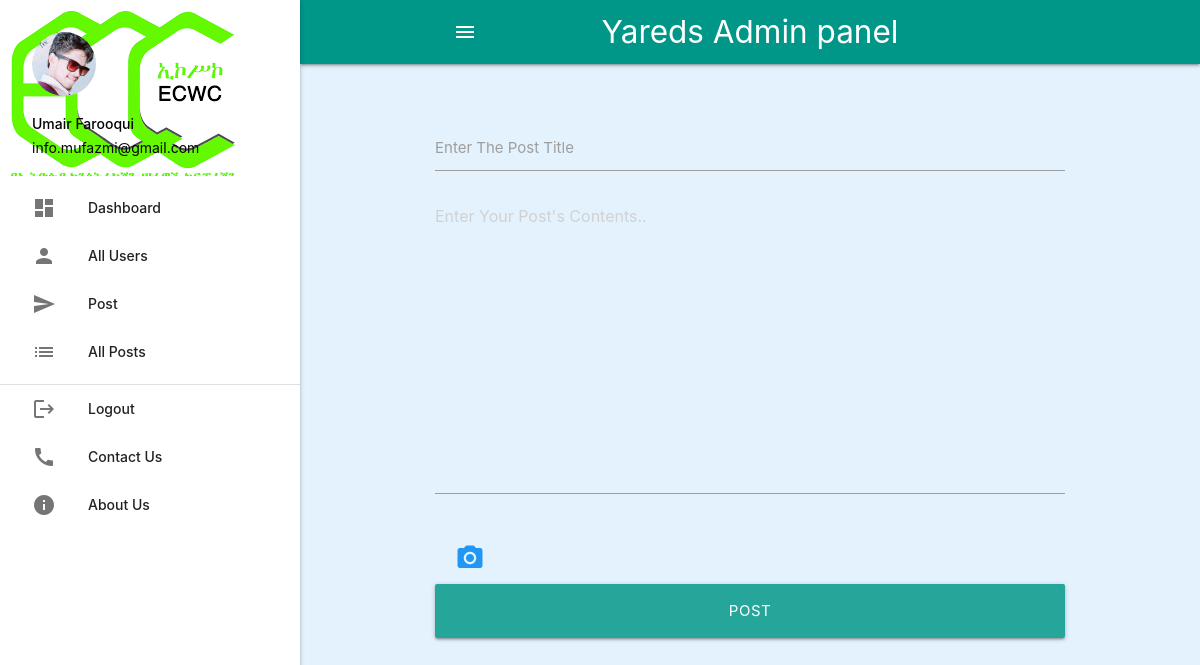
The page /admin/post.php (signed in) on the database its author committed.
### tables this page shows
CREATE TABLE `users` (
  `userId` int(11) NOT NULL,
  `userName` varchar(200) NOT NULL,
  `userEmail` varchar(200) NOT NULL,
  `userBio` varchar(200) NOT NULL,
  `userPassword` varchar(200) NOT NULL,
  `userImage` varchar(200) NOT NULL,
  `timestamp` timestamp NOT NULL DEFAULT current_timestamp() ON UPDATE current_timestamp()
);

### admin/include/Functions.php (called while the page is built, shortened)
<?php
	class Functions
	{
		private $con;
		function __construct()
		{
			require_once('DbCon.php');
			$db = new Dbcon;
			$this->con = $db->connect();
		}
		function getUser()
		{
			$userId = $_SESSION['userId'];
			$query = "SELECT userId,userName,userEmail,userBio,userImage FROM users WHERE userId=?";
			$stmt = $this->con->prepare($query);
			$stmt->bind_param("s",$userId);
			$stmt->execute();
			$stmt->bind_result($userId,$userName,$userEmail,$userBio,$userImage);
			$user['userId'] = $userId;
			$user['userName'] = $userName;
			$user['userEmail'] = $userEmail;
			$user['userBio'] = $userBio;
			$user['userImage'] = $userImage;
			$users = json_encode($user);
			$users = json_decode($users);
			return $users;
		}
	}
	?>

### admin/include/DbCon.php (called while the page is built, shortened)
<?php
class DbCon
{
    function Connect()
    {
        $this->con = new mysqli("localhost","root","","blog");
        return $this->con;
    }
}

### admin/include/sidenav.php (the view)
<ul class="sidenav sidenav-fixed" id="slide-out">
            <li>
                <div class="user-view">
                    <div class="background">
                        <img src="img/adecwc12.png" class="responsive-img" alt="">
                    </div>
                    <a href="">
                        <img src="img/<?php echo $mUser->userImage  ; ?>" class="circle responsive-img" alt="">
                    </a>
                    <span class="name black-text"><?php echo $mUser->userName; ?></span>
                    <span class="email black-text"><?php echo $mUser->userEmail; ?></span>
                </div>
            </li>
            <li>
                <a href="dashboard.php">
                    <i class="material-icons">dashboard</i>Dashboard
                </a>
            </li>
            <li>
                <a href="users.php">
                    <i class="material-icons">person</i>All Users
                </a>
            </li>
            <li>
                <a href="post.php">
                    <i class="material-icons">send</i>Post
                </a>
            </li>
            <li>
                <a href="allposts.php">
                    <i class="material-icons">list</i>All Posts
                </a>
            </li>
            <div class="divider"></div>
            <li><a href="logout"><i class="material-icons">logout</i>Logout</a></li>
            <li><a href=""><i class="material-icons">call</i>Contact Us</a></li>
            <li><a href="about"><i class="material-icons">info</i>About Us</a></li>
        </ul>

### admin/include/header.php (style rules this page uses)
header, .mufazmi, footer { padding-left: 300px; }

### rows shown on the page
users: userImage (picture), userName "Umair Farooqui", userEmail "info.mufazmi@gmail.com"
